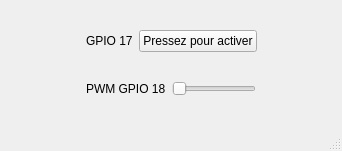
<?xml version="1.0" encoding="UTF-8"?>
<ui version="4.0">
 <class>MainWindow</class>
 <widget class="QMainWindow" name="MainWindow">
  <property name="geometry">
   <rect>
    <x>0</x>
    <y>0</y>
    <width>342</width>
    <height>151</height>
   </rect>
  </property>
  <property name="windowTitle">
   <string>MainWindow</string>
  </property>
  <widget class="QWidget" name="centralwidget">
   <layout class="QVBoxLayout" name="verticalLayout">
    <item>
     <layout class="QHBoxLayout" name="horizontalLayout_2">
      <item>
       <spacer name="horizontalSpacer">
        <property name="orientation">
         <enum>Qt::Horizontal</enum>
        </property>
        <property name="sizeHint" stdset="0">
         <size>
          <width>22</width>
          <height>20</height>
         </size>
        </property>
       </spacer>
      </item>
      <item>
       <widget class="QLabel" name="GPIO_17_label">
        <property name="text">
         <string>GPIO 17</string>
        </property>
       </widget>
      </item>
      <item>
       <widget class="QPushButton" name="bouton_gpio_17">
        <property name="text">
         <string>Pressez pour activer</string>
        </property>
       </widget>
      </item>
      <item>
       <spacer name="horizontalSpacer_2">
        <property name="orientation">
         <enum>Qt::Horizontal</enum>
        </property>
        <property name="sizeHint" stdset="0">
         <size>
          <width>22</width>
          <height>20</height>
         </size>
        </property>
       </spacer>
      </item>
     </layout>
    </item>
    <item>
     <layout class="QHBoxLayout" name="horizontalLayout_3">
      <item>
       <spacer name="horizontalSpacer_3">
        <property name="orientation">
         <enum>Qt::Horizontal</enum>
        </property>
        <property name="sizeHint" stdset="0">
         <size>
          <width>22</width>
          <height>20</height>
         </size>
        </property>
       </spacer>
      </item>
      <item>
       <widget class="QLabel" name="GPIO_18_label">
        <property name="text">
         <string>PWM GPIO 18</string>
        </property>
       </widget>
      </item>
      <item>
       <widget class="QSlider" name="pwm_slider_gpio_18">
        <property name="maximum">
         <number>100</number>
        </property>
        <property name="singleStep">
         <number>1</number>
        </property>
        <property name="pageStep">
         <number>1</number>
        </property>
        <property name="orientation">
         <enum>Qt::Horizontal</enum>
        </property>
       </widget>
      </item>
      <item>
       <spacer name="horizontalSpacer_4">
        <property name="orientation">
         <enum>Qt::Horizontal</enum>
        </property>
        <property name="sizeHint" stdset="0">
         <size>
          <width>22</width>
          <height>20</height>
         </size>
        </property>
       </spacer>
      </item>
     </layout>
    </item>
   </layout>
  </widget>
  <widget class="QMenuBar" name="menubar">
   <property name="geometry">
    <rect>
     <x>0</x>
     <y>0</y>
     <width>342</width>
     <height>22</height>
    </rect>
   </property>
  </widget>
  <widget class="QStatusBar" name="statusbar"/>
 </widget>
 <resources/>
 <connections/>
</ui>
